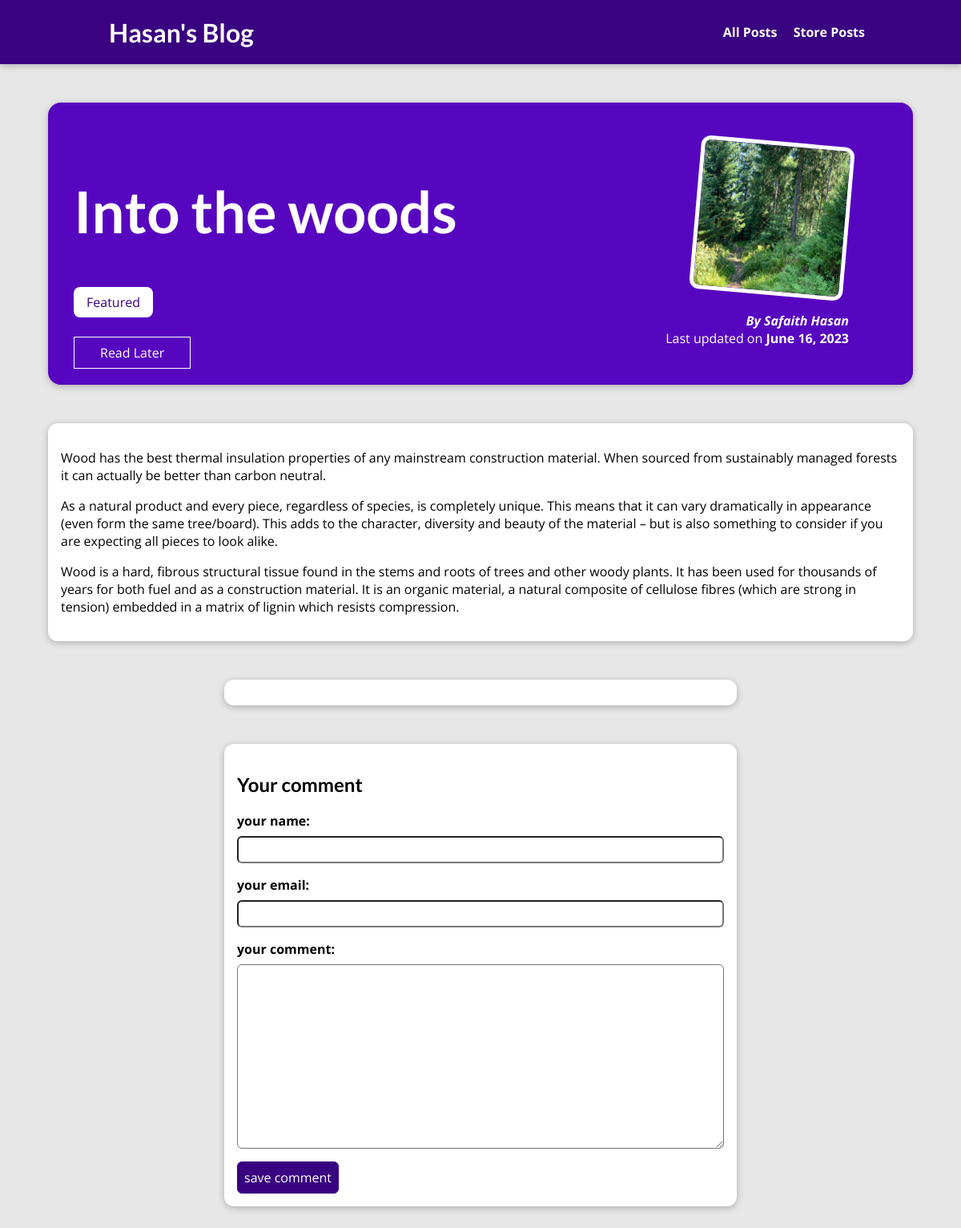
The app's page /posts/into-the-woods with its own data.
### blog/models.py (models this page shows, shortened)
class Post(models.Model):
    title = models.CharField(max_length=20)
    excerpt = models.CharField(max_length=50)
    image = models.ImageField(upload_to="posts")
    author = models.ForeignKey(
        Author, on_delete=models.SET_NULL, null=True, related_name="posts")
    content = models.TextField(validators=[MinLengthValidator(10)])
    date = models.DateField(auto_now=True)
    slug = models.SlugField(unique=True, db_index=True)
    tags = models.ManyToManyField(Tag)

class Tag(models.Model):
    caption = models.CharField(max_length=20)

class Author(models.Model):
    first_name = models.CharField(max_length=30)
    last_name = models.CharField(max_length=30)
    email_address = models.EmailField(max_length=20)
    def full_name(self):
        return f"{self.first_name} {self.last_name}"
    def __str__(self):
        return self.full_name()

### blog/views.py (the view, shortened to what this page needs)
# urls.py: path("posts/<slug:slug>", views.SinglePost.as_view(), name="post_details"),
class SinglePost(View):
    def is_store(self,request,post_id):
        store_posts = request.session.get("store_posts")
        if store_posts is not None:
            is_later = post_id in store_posts
        else:
            is_later = False
        return is_later
    def get(self,request,slug):
        post=Post.objects.get(slug=slug)
        context = {
            "post":post,
            "post_tags":post.tags.all(),
            "comment_tags":commentform(),
            "post_comments":post.comments.all().order_by("-id"),
            "store_post":self.is_store(request,post.id)
        }
        return render(request,"blog/post-detail.html",context)

### blog/forms.py
class commentform(forms.ModelForm):
    class Meta:
        model = comment
        exclude = ["post"]
        labels = {
          "user_name":"your name",
          "user_email":"your email",
          "text":"your comment"
        }

### blog/templates/blog/post-detail.html (shortened to what this page needs)
{% extends 'base.html' %}
{% load static %}
{%block css_files %}
<link rel="stylesheet" href="{% static "blog/post-detail.css" %}"/>
{%endblock%}
{%block content%}
<section id="summary">
    <h2>{{post.title}}</h2>
    <div>
      {% for tag in post_tags %}
      <span class="tag">{{tag.caption}}</span>
      {% endfor %}
    </div>
    <div id="bstyle">
      <form action="{% url 'read_later' %}" method="POST">
        <button>
          {% if store_post %}
             Remove from "Read Later" List
          {% else %}
             Read Later
          {% endif %}
        </button>
      </form>
    </div>
    <article>
        <img src="{{ post.image.url }}" alt="{{post.title}}">
        <address>By <a href="mailto:{{post.author.email_address}}">{{post.author|title}}</a></address>
        <div> Last updated on <time>{{post.date}}</time></div>
    </article>
</section>
<main>
  {{post.content|linebreaks}}
</main>
<section id="cstyle">
</section>
<section id="comment">
  <h2>Your comment</h2>
  <form action="{% url 'post_details' post.slug %}" method="POST">
    {% for field in comment_tags %}
    <div class="form-control {% if field.errors %}invalid{% endif %}">
       {{ field.label_tag }}
       {{ field }}
    </div>
    {% endfor %}
    <button>save comment</button>
  </form>
</section>
{% endblock %}

### static/app.css (style rules this page uses)
* { box-sizing: border-box; }
html { font-family: 'Open Sans', 'Lato', sans-serif; }
body { margin: 0; }
h1, h2, h3 { font-family: 'Lato', sans-serif; font-weight: bold; }

### blog/static/blog/post-detail.css (style rules this page uses)
body { background-color: #e7e7e7; }
#summary { margin: 8rem auto 3rem auto; padding: 2rem; width: 90%; max-width: 90rem; border-radius: 16px; background-color: #5706c0; position: relative; box-shadow: 0 2px 8px rgba(0, 0, 0, 0.25); height: 22rem; }
#summary h2 { color: white; font-size: 4.5rem; }
#summary article { position: absolute; top: 2rem; right: 3rem; padding: 1rem 2rem; border-radius: 12px; text-align: right; color: white; }
#summary article img { width: 12rem; height: 12rem; border-radius: 12px; transform: rotateZ(5deg); border: 5px solid white; margin-bottom: 1rem; }
#summary address { font-weight: bold; }
#summary a { color: white; text-decoration: none; }
#summary time { font-weight: bold; }
main { width: 90%; max-width: 90rem; margin: 3rem auto; background-color: white; padding: 1rem; border-radius: 12px; box-shadow: 0 2px 8px rgba(0, 0, 0, 0.25); }
.tag { background-color: white; color: #390281; padding: 0.5rem 1rem; border-radius: 8px; }
#comment { margin: 3rem auto; width: 90%; max-width: 40rem; border-radius: 12px; background-color: white; box-shadow: 0 2px 8px rgba(0, 0, 0, 0.25); padding: 1rem; }
#comment button { font: inherit; background-color: #390281; color: white; border: 1px solid #390281; padding: 0.5rem; border-radius: 6px; cursor: pointer; }
.form-control { margin-bottom: 1rem; }
.form-control label { font-weight: bold; margin-bottom: 0.5rem; display: block; }
.form-control input, .form-control textarea { display: block; width: 100%; font: inherit; padding: 0.25rem; border-radius: 6px; }
#cstyle { margin: 3rem auto; width: 90%; max-width: 40rem; border-radius: 12px; background-color: white; box-shadow: 0 2px 8px rgba(0, 0, 0, 0.25); padding: 1rem; }
#bstyle { margin: 2rem 0; }
#bstyle button { background-color: transparent; border: 1px solid white; padding: 0.5rem 2rem; font: inherit; color: white; cursor: pointer; }

### records on screen
Post: title "Into the woods", image (picture), author "Safaith Hasan", date "June 16, 2023", content "Wood has the best thermal insulation properties of any mainstream construction material. When sourced from sustainably managed forests it can actually be better than carbon neutral. As a natural product and every piece, regardless of species, is completely unique. This means that it can vary dramatically in appearance (even form the same tree/board). This adds to the character, diversity and beauty of the material – but is also something to consider if you are expecting all pieces to look alike. Wood is a hard, fibrous structural tissue found in the stems and roots of trees and other woody plants. It has been used for thousands of years for both fuel and as a construction material. It is an…"
Tag: caption "Featured"

### other values on screen
{{ field.label_tag }} "your name:" "your email:" "your comment:"
